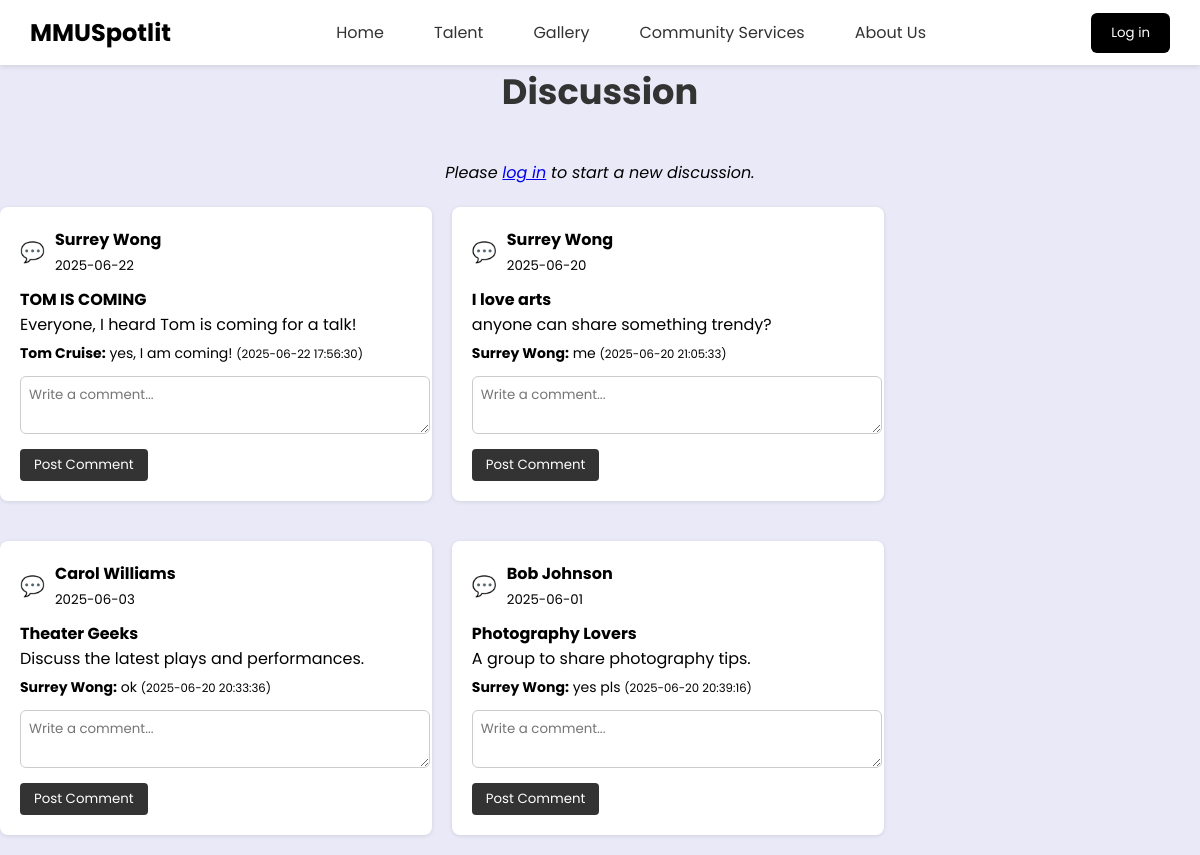
Page /php/community.php on the committed database.
### tables this page shows
CREATE TABLE `community` (
  `communityID` int(11) NOT NULL,
  `userID` int(11) NOT NULL,
  `community_title` varchar(200) DEFAULT NULL,
  `community_content` varchar(500) DEFAULT NULL,
  `community_date` date DEFAULT NULL,
  `comment_text` varchar(255) DEFAULT NULL,
  `comment_date` date DEFAULT NULL
);

CREATE TABLE `users` (
  `userID` int(11) NOT NULL,
  `first_name` varchar(100) NOT NULL,
  `last_name` varchar(100) NOT NULL,
  `email` varchar(150) NOT NULL,
  `password` varchar(255) NOT NULL,
  `role` enum('admin','talent','customer') NOT NULL
);

CREATE TABLE `comment` (
  `commentID` int(11) NOT NULL,
  `communityID` int(11) DEFAULT NULL,
  `userID` int(11) DEFAULT NULL,
  `comment_text` text DEFAULT NULL,
  `comment_date` datetime DEFAULT current_timestamp()
);

### php/community.php (the view, shortened to what this page needs)
<?php
include 'db_conn.php';
$loggedIn = isset($_SESSION['userID']);
$profileLink = '../php/talentProfile.php';
$userID = $_SESSION['userID'] ?? null;
$sql = "
    SELECT c.communityID, c.community_title, c.community_content, c.community_date,
           u.first_name, u.last_name
    FROM community c
    JOIN users u ON c.userID = u.userID
    ORDER BY c.community_date DESC
";
$result = $conn->query($sql);
?>
<!DOCTYPE html>
<html>
<head>
    <link rel="stylesheet" href="../css/community.css">
    <link rel="stylesheet" href="../css/dashboard.css" />
</head>
<body>
<nav>
        <div class="navheader">
            <div class="navlogo">
                <a href="#">MMU<span>Spotlit</span></a>
            </div>
            <ul class="navlinks" id="nav-links">
                <li><a href="../php/dashboard.php">Home</a></li>
                <li><a href="../php/talent.php">Talent</a></li>
                <li><a href="../php/gallery.php">Gallery</a></li>
                <li><a href="../php/community.php">Community Services</a></li>
                <li class="dropdown">
                    <a href="../php/about.php">About Us</a>
                </li>
            </ul>
            <?php if ($loggedIn): ?>
        <ul class="navlinks">
          <li class="dropdown">
            <a href="#" class="dropbtn">Menu ▼</a>
            <ul class="dropdown-menu">
            <li><a href="<?= $profileLink ?>">My Profile</a></li>
        <?php if (isset($_SESSION['role']) && $_SESSION['role'] !== 'customer'): ?>
          <li><a href="../php/media.php">Media</a></li>
        <?php endif; ?>
              <li><a href="../php/logout.php">Log Out</a></li>
            </ul>
          </li>
        </ul>
      <?php else: ?>
        <a href="../src/register.php"><button type="button" class="loginbtn">Log in</button></a>
      <?php endif; ?>
      </div>
      </nav>
    <h2>Discussion</h2></br>
        <?php if ($userID): ?>
            <div class="new-discussion-form">
                <h3>Start a New Discussion</h3>
                <form method="post">
                    <input type="hidden" name="new_discussion" value="1">
                    <input type="text" name="community_title" placeholder="Discussion Title" required>
                    <textarea name="community_content" placeholder="What's on your mind?" required></textarea>
                    <button type="submit">Post Discussion</button>
                </form>
            </div>
        <?php else: ?>
            <p style="text-align:center;"><em>Please <a href="../src/login.php">log in</a> to start a new discussion.</em></p>
        <?php endif; ?></br>
    <div class="discussion-wrapper">
        <div class="discussion-list">
            <?php while($row = $result->fetch_assoc()): ?>
                <div class="discussion-card">
                    <div class="user-info">
                        <span class="icon">💬</span>
                        <div>
                            <strong><?= htmlspecialchars($row['first_name'] . ' ' . $row['last_name']) ?></strong><br>
                            <small><?= htmlspecialchars($row['community_date']) ?></small>
                        </div>
                    </div>
                    <h4><?= htmlspecialchars($row['community_title']) ?></h4>
                    <p><?= htmlspecialchars($row['community_content']) ?></p>
                    <div class="comment-list">
                        <?php
                        $commID = $row['communityID'];
                        $commentQuery = "
                            SELECT com.comment_text, com.comment_date, u.first_name, u.last_name
                            FROM comment com
                            JOIN users u ON com.userID = u.userID
                            WHERE com.communityID = $commID
                            ORDER BY com.comment_date DESC
                        ";
                        $commentResult = $conn->query($commentQuery);
                        while ($comment = $commentResult->fetch_assoc()):
                        ?>
                            <p><strong><?= htmlspecialchars($comment['first_name'] . ' ' . $comment['last_name']) ?>:</strong>
                                <?= htmlspecialchars($comment['comment_text']) ?>
                                <small>(<?= htmlspecialchars($comment['comment_date']) ?>)</small>
                            </p>
                        <?php endwhile; ?>
                    </div>
                    <form method="post" class="comment-form">
                        <textarea name="comment_text" placeholder="Write a comment..." required></textarea>
                        <button type="submit">Post Comment</button>
                    </form>
                </div>
            <?php endwhile; ?>
        </div>
    </div>
</body>
</html>

### css/community.css (style rules this page uses)
body { font-family: 'Segoe UI', sans-serif; background: #f4f4f4; padding: 30px; }
h2 { text-align:center; font-size: 2.2rem; color: #333; margin-bottom: 20px; }
.discussion-card { background: white; padding: 20px; margin-bottom: 20px; border-radius: 8px; box-shadow: 0 1px 4px rgba(0,0,0,0.1); }
.discussion-list { display: flex; flex-wrap: wrap; gap: 20px; }
.user-info { display: flex; gap: 10px; align-items: center; margin-bottom: 10px; }
.icon { font-size: 20px; }
.comment-form { margin-top: 12px; }
.comment-form textarea { width: 100%; padding: 8px; border-radius: 6px; border: 1px solid #ccc; margin-bottom: 8px; }
.comment-form button { background-color: #333; color: white; padding: 6px 14px; border: none; border-radius: 4px; cursor: pointer; }
.comment-list p { font-size: 14px; margin: 6px 0; }

### css/dashboard.css (style rules this page uses)
* { font-family: 'Poppins', sans-serif; margin: 0; padding: 0; }
html, body { height: 100%; margin: 0; padding: 0; }
body { display: flex; flex-direction: column; min-height: 100vh; background: #eae9f7; }
.navheader { display: flex; align-items: center; justify-content: space-between; padding: 10px 30px; background-color: #fff; box-shadow: 0 2px 5px rgba(0, 0, 0, 0.1); }
.navlogo a { font-weight: bold; font-size: 1.5rem; color: #000; text-decoration: none; }
.navlinks { list-style: none; display: flex; gap: 20px; align-items: center; }
.navlinks li { position: relative; }
.navlinks a { text-decoration: none; color: #333; padding: 10px 15px; display: block; }
.loginbtn { background-color: #000000; color: white; padding: 10px 20px; border: none; border-radius: 6px; cursor: pointer; }

### rows in the picture
community: userID.last_name "Surrey Wong", community_date "2025-06-22", community_title "TOM IS COMING", community_content "Everyone, I heard Tom is coming for a talk!"
comment: userID.last_name "Tom Cruise", comment_text "yes, I am coming!", comment_date "2025-06-22 17:56:30"
community: userID.last_name "Surrey Wong", community_date "2025-06-20", community_title "I love arts", community_content "anyone can share something trendy?"
comment: userID.last_name "Surrey Wong", comment_text "me", comment_date "2025-06-20 21:05:33"
community: userID.last_name "Carol Williams", community_date "2025-06-03", community_title "Theater Geeks", community_content "Discuss the latest plays and performances."
comment: userID.last_name "Surrey Wong", comment_text "ok", comment_date "2025-06-20 20:33:36"
community: userID.last_name "Bob Johnson", community_date "2025-06-01", community_title "Photography Lovers", community_content "A group to share photography tips."
comment: userID.last_name "Surrey Wong", comment_text "yes pls", comment_date "2025-06-20 20:39:16"
